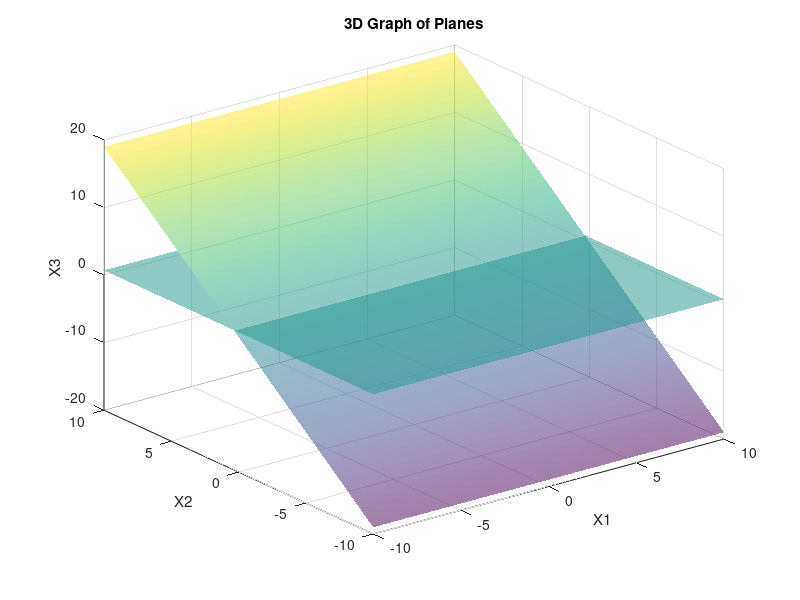

Source code (MATLAB):
clear;
clc;

% Input matrix A and matrix B manually
% A = input('Input matrix A: ');
% B = input('Input matrix B: ');

A = [8,6,0;2,-8,5;-10,10,15];
B = [2;4;8];

% Augmented matrix [A | B]
augmented_matrix = [A, B];

% Perform Gaussian elimination
[m, n] = size(augmented_matrix);
for pivot_row = 1:m-1
    for current_row = pivot_row+1:m
        factor = augmented_matrix(current_row, pivot_row) / augmented_matrix(pivot_row, pivot_row);
        augmented_matrix(current_row, :) = augmented_matrix(current_row, :) - factor * augmented_matrix(pivot_row, :);
    end
end

augmented_matrix

% Back substitution
solution = zeros(m, 1);
for i = m:-1:1
    solution(i) = augmented_matrix(i, end) / augmented_matrix(i, i);
    for j = i-1:-1:1
        augmented_matrix(j, end) = augmented_matrix(j, end) - augmented_matrix(j, i) * solution(i);
    end
end

% Display the solution
disp('Solution:');
disp(solution);

% Create a 3D graph to visualize the planes
[x, y] = meshgrid(-10:0.1:10, -10:0.1:10);

figure;
for i = 1:m
    z = (-augmented_matrix(i, 1) * x - augmented_matrix(i, 2) * y + augmented_matrix(i, end)) / augmented_matrix(i, 3);
    surf(x, y, z, 'FaceAlpha', 0.5, 'EdgeColor', 'none');
    hold on;
end

xlabel('X1');
ylabel('X2');
zlabel('X3');
title('3D Graph of Planes');
grid on;